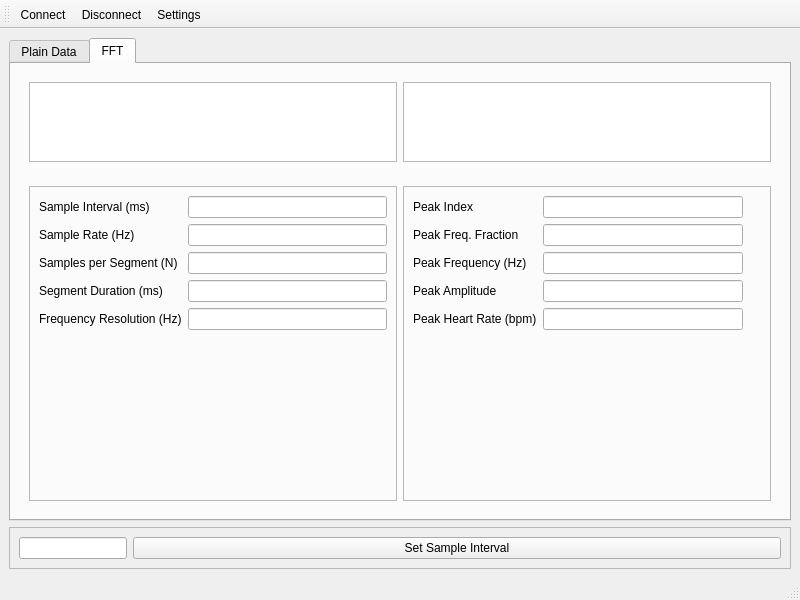
<?xml version="1.0" encoding="UTF-8"?>
<ui version="4.0">
 <class>MainWindow</class>
 <widget class="QMainWindow" name="MainWindow">
  <property name="geometry">
   <rect>
    <x>0</x>
    <y>0</y>
    <width>800</width>
    <height>600</height>
   </rect>
  </property>
  <property name="windowTitle">
   <string>Heart Rate Monitor</string>
  </property>
  <widget class="QWidget" name="mainLayout">
   <layout class="QVBoxLayout" name="verticalLayout">
    <item>
     <widget class="QTabWidget" name="tabWidget">
      <property name="currentIndex">
       <number>1</number>
      </property>
      <widget class="QWidget" name="tab">
       <attribute name="title">
        <string>Plain Data</string>
       </attribute>
       <layout class="QVBoxLayout" name="verticalLayout_2">
        <item>
         <layout class="QHBoxLayout" name="graphLayout"/>
        </item>
        <item>
         <widget class="QFrame" name="frame">
          <property name="frameShape">
           <enum>QFrame::StyledPanel</enum>
          </property>
          <property name="frameShadow">
           <enum>QFrame::Raised</enum>
          </property>
          <layout class="QFormLayout" name="formLayout_2">
           <property name="fieldGrowthPolicy">
            <enum>QFormLayout::AllNonFixedFieldsGrow</enum>
           </property>
           <item row="0" column="0">
            <widget class="QLabel" name="label">
             <property name="text">
              <string>Sensor</string>
             </property>
            </widget>
           </item>
           <item row="0" column="1">
            <widget class="QLineEdit" name="sensorEdit">
             <property name="maximumSize">
              <size>
               <width>200</width>
               <height>16777215</height>
              </size>
             </property>
             <property name="layoutDirection">
              <enum>Qt::LeftToRight</enum>
             </property>
             <property name="autoFillBackground">
              <bool>false</bool>
             </property>
             <property name="alignment">
              <set>Qt::AlignRight|Qt::AlignTrailing|Qt::AlignVCenter</set>
             </property>
             <property name="readOnly">
              <bool>true</bool>
             </property>
            </widget>
           </item>
           <item row="1" column="0">
            <widget class="QLabel" name="label_2">
             <property name="text">
              <string>ID</string>
             </property>
            </widget>
           </item>
           <item row="1" column="1">
            <widget class="QLineEdit" name="idEdit">
             <property name="maximumSize">
              <size>
               <width>200</width>
               <height>16777215</height>
              </size>
             </property>
             <property name="layoutDirection">
              <enum>Qt::LeftToRight</enum>
             </property>
             <property name="autoFillBackground">
              <bool>false</bool>
             </property>
             <property name="alignment">
              <set>Qt::AlignRight|Qt::AlignTrailing|Qt::AlignVCenter</set>
             </property>
             <property name="readOnly">
              <bool>true</bool>
             </property>
            </widget>
           </item>
           <item row="2" column="0">
            <widget class="QLabel" name="label_5">
             <property name="text">
              <string>Resolution</string>
             </property>
            </widget>
           </item>
           <item row="2" column="1">
            <widget class="QLineEdit" name="resolutionEdit">
             <property name="maximumSize">
              <size>
               <width>200</width>
               <height>16777215</height>
              </size>
             </property>
             <property name="layoutDirection">
              <enum>Qt::LeftToRight</enum>
             </property>
             <property name="autoFillBackground">
              <bool>false</bool>
             </property>
             <property name="alignment">
              <set>Qt::AlignRight|Qt::AlignTrailing|Qt::AlignVCenter</set>
             </property>
             <property name="readOnly">
              <bool>true</bool>
             </property>
            </widget>
           </item>
           <item row="3" column="0">
            <widget class="QLabel" name="label_3">
             <property name="text">
              <string>Maximum value</string>
             </property>
            </widget>
           </item>
           <item row="3" column="1">
            <widget class="QLineEdit" name="maxValEdit">
             <property name="maximumSize">
              <size>
               <width>200</width>
               <height>16777215</height>
              </size>
             </property>
             <property name="layoutDirection">
              <enum>Qt::LeftToRight</enum>
             </property>
             <property name="autoFillBackground">
              <bool>false</bool>
             </property>
             <property name="alignment">
              <set>Qt::AlignRight|Qt::AlignTrailing|Qt::AlignVCenter</set>
             </property>
             <property name="readOnly">
              <bool>true</bool>
             </property>
            </widget>
           </item>
           <item row="4" column="0">
            <widget class="QLabel" name="label_4">
             <property name="text">
              <string>Minimum value</string>
             </property>
            </widget>
           </item>
           <item row="4" column="1">
            <widget class="QLineEdit" name="minValEdit">
             <property name="maximumSize">
              <size>
               <width>200</width>
               <height>16777215</height>
              </size>
             </property>
             <property name="layoutDirection">
              <enum>Qt::LeftToRight</enum>
             </property>
             <property name="autoFillBackground">
              <bool>false</bool>
             </property>
             <property name="alignment">
              <set>Qt::AlignRight|Qt::AlignTrailing|Qt::AlignVCenter</set>
             </property>
             <property name="readOnly">
              <bool>true</bool>
             </property>
            </widget>
           </item>
           <item row="5" column="0">
            <widget class="QLabel" name="label_7">
             <property name="text">
              <string>Sample Interval</string>
             </property>
            </widget>
           </item>
           <item row="5" column="1">
            <widget class="QLineEdit" name="sampleIntervalEdit">
             <property name="maximumSize">
              <size>
               <width>200</width>
               <height>16777215</height>
              </size>
             </property>
             <property name="layoutDirection">
              <enum>Qt::LeftToRight</enum>
             </property>
             <property name="autoFillBackground">
              <bool>false</bool>
             </property>
             <property name="alignment">
              <set>Qt::AlignRight|Qt::AlignTrailing|Qt::AlignVCenter</set>
             </property>
             <property name="readOnly">
              <bool>true</bool>
             </property>
            </widget>
           </item>
           <item row="6" column="1">
            <widget class="QPushButton" name="getSettingsBtn">
             <property name="maximumSize">
              <size>
               <width>200</width>
               <height>16777215</height>
              </size>
             </property>
             <property name="text">
              <string>Get Settings</string>
             </property>
            </widget>
           </item>
          </layout>
         </widget>
        </item>
       </layout>
      </widget>
      <widget class="QWidget" name="tab_2">
       <attribute name="title">
        <string>FFT</string>
       </attribute>
       <layout class="QVBoxLayout" name="verticalLayout_3">
        <item>
         <layout class="QHBoxLayout" name="frequencyGraphLayout"/>
        </item>
        <item>
         <widget class="QFrame" name="frame_2">
          <property name="sizePolicy">
           <sizepolicy hsizetype="Preferred" vsizetype="Maximum">
            <horstretch>0</horstretch>
            <verstretch>0</verstretch>
           </sizepolicy>
          </property>
          <property name="frameShape">
           <enum>QFrame::NoFrame</enum>
          </property>
          <property name="frameShadow">
           <enum>QFrame::Raised</enum>
          </property>
          <property name="lineWidth">
           <number>0</number>
          </property>
          <layout class="QHBoxLayout" name="horizontalLayout">
           <item>
            <widget class="QTextEdit" name="timeDataEdit">
             <property name="maximumSize">
              <size>
               <width>16777215</width>
               <height>80</height>
              </size>
             </property>
            </widget>
           </item>
           <item>
            <widget class="QTextEdit" name="frequencyDataEdit">
             <property name="maximumSize">
              <size>
               <width>16777215</width>
               <height>80</height>
              </size>
             </property>
            </widget>
           </item>
          </layout>
         </widget>
        </item>
        <item>
         <widget class="QFrame" name="frame_5">
          <property name="frameShape">
           <enum>QFrame::NoFrame</enum>
          </property>
          <property name="frameShadow">
           <enum>QFrame::Raised</enum>
          </property>
          <property name="lineWidth">
           <number>0</number>
          </property>
          <layout class="QHBoxLayout" name="horizontalLayout_2">
           <item>
            <widget class="QFrame" name="frame_3">
             <property name="frameShape">
              <enum>QFrame::StyledPanel</enum>
             </property>
             <property name="frameShadow">
              <enum>QFrame::Raised</enum>
             </property>
             <layout class="QFormLayout" name="formLayout">
              <property name="fieldGrowthPolicy">
               <enum>QFormLayout::AllNonFixedFieldsGrow</enum>
              </property>
              <item row="0" column="0">
               <widget class="QLabel" name="label_6">
                <property name="text">
                 <string>Sample Interval (ms)</string>
                </property>
               </widget>
              </item>
              <item row="0" column="1">
               <widget class="QLineEdit" name="fftSampleIntervalEdit">
                <property name="maximumSize">
                 <size>
                  <width>200</width>
                  <height>16777215</height>
                 </size>
                </property>
                <property name="readOnly">
                 <bool>true</bool>
                </property>
               </widget>
              </item>
              <item row="1" column="0">
               <widget class="QLabel" name="label_8">
                <property name="text">
                 <string>Sample Rate (Hz)</string>
                </property>
               </widget>
              </item>
              <item row="1" column="1">
               <widget class="QLineEdit" name="fftSampleRateEdit">
                <property name="maximumSize">
                 <size>
                  <width>200</width>
                  <height>16777215</height>
                 </size>
                </property>
                <property name="readOnly">
                 <bool>true</bool>
                </property>
               </widget>
              </item>
              <item row="2" column="0">
               <widget class="QLabel" name="label_9">
                <property name="text">
                 <string>Samples per Segment (N)</string>
                </property>
               </widget>
              </item>
              <item row="2" column="1">
               <widget class="QLineEdit" name="fftSamplesPerSegmentEdit">
                <property name="maximumSize">
                 <size>
                  <width>200</width>
                  <height>16777215</height>
                 </size>
                </property>
                <property name="readOnly">
                 <bool>true</bool>
                </property>
               </widget>
              </item>
              <item row="3" column="0">
               <widget class="QLabel" name="label_10">
                <property name="text">
                 <string>Segment Duration (ms)</string>
                </property>
               </widget>
              </item>
              <item row="3" column="1">
               <widget class="QLineEdit" name="fftSegmentDurationEdit">
                <property name="maximumSize">
                 <size>
                  <width>200</width>
                  <height>16777215</height>
                 </size>
                </property>
                <property name="readOnly">
                 <bool>true</bool>
                </property>
               </widget>
              </item>
              <item row="4" column="0">
               <widget class="QLabel" name="label_16">
                <property name="text">
                 <string>Frequency Resolution (Hz)</string>
                </property>
               </widget>
              </item>
              <item row="4" column="1">
               <widget class="QLineEdit" name="fftFrequencyResolutionEdit">
                <property name="maximumSize">
                 <size>
                  <width>200</width>
                  <height>16777215</height>
                 </size>
                </property>
                <property name="readOnly">
                 <bool>true</bool>
                </property>
               </widget>
              </item>
             </layout>
            </widget>
           </item>
           <item>
            <widget class="QFrame" name="frame_6">
             <property name="frameShape">
              <enum>QFrame::StyledPanel</enum>
             </property>
             <property name="frameShadow">
              <enum>QFrame::Raised</enum>
             </property>
             <layout class="QFormLayout" name="formLayout_4">
              <item row="1" column="0">
               <widget class="QLabel" name="label_11">
                <property name="text">
                 <string>Peak Index</string>
                </property>
               </widget>
              </item>
              <item row="1" column="1">
               <widget class="QLineEdit" name="peakIndexEdit">
                <property name="maximumSize">
                 <size>
                  <width>200</width>
                  <height>16777215</height>
                 </size>
                </property>
                <property name="readOnly">
                 <bool>true</bool>
                </property>
               </widget>
              </item>
              <item row="2" column="0">
               <widget class="QLabel" name="label_12">
                <property name="text">
                 <string>Peak Freq. Fraction</string>
                </property>
               </widget>
              </item>
              <item row="3" column="0">
               <widget class="QLabel" name="label_13">
                <property name="text">
                 <string>Peak Frequency (Hz)</string>
                </property>
               </widget>
              </item>
              <item row="4" column="0">
               <widget class="QLabel" name="label_14">
                <property name="text">
                 <string>Peak Amplitude</string>
                </property>
               </widget>
              </item>
              <item row="2" column="1">
               <widget class="QLineEdit" name="peakFractionEdit">
                <property name="maximumSize">
                 <size>
                  <width>200</width>
                  <height>16777215</height>
                 </size>
                </property>
                <property name="readOnly">
                 <bool>true</bool>
                </property>
               </widget>
              </item>
              <item row="3" column="1">
               <widget class="QLineEdit" name="peakFrequencyEdit">
                <property name="maximumSize">
                 <size>
                  <width>200</width>
                  <height>16777215</height>
                 </size>
                </property>
                <property name="readOnly">
                 <bool>true</bool>
                </property>
               </widget>
              </item>
              <item row="4" column="1">
               <widget class="QLineEdit" name="peakAmplitudeEdit">
                <property name="maximumSize">
                 <size>
                  <width>200</width>
                  <height>16777215</height>
                 </size>
                </property>
                <property name="readOnly">
                 <bool>true</bool>
                </property>
               </widget>
              </item>
              <item row="5" column="1">
               <widget class="QLineEdit" name="peakBpmEdit">
                <property name="maximumSize">
                 <size>
                  <width>200</width>
                  <height>16777215</height>
                 </size>
                </property>
               </widget>
              </item>
              <item row="5" column="0">
               <widget class="QLabel" name="label_15">
                <property name="text">
                 <string>Peak Heart Rate (bpm)</string>
                </property>
               </widget>
              </item>
             </layout>
            </widget>
           </item>
          </layout>
         </widget>
        </item>
       </layout>
      </widget>
     </widget>
    </item>
    <item>
     <widget class="QFrame" name="frame_4">
      <property name="frameShape">
       <enum>QFrame::StyledPanel</enum>
      </property>
      <property name="frameShadow">
       <enum>QFrame::Raised</enum>
      </property>
      <layout class="QFormLayout" name="formLayout_3">
       <item row="0" column="0">
        <widget class="QLineEdit" name="setSampleIntervalEdit">
         <property name="layoutDirection">
          <enum>Qt::LeftToRight</enum>
         </property>
         <property name="autoFillBackground">
          <bool>false</bool>
         </property>
         <property name="frame">
          <bool>true</bool>
         </property>
         <property name="alignment">
          <set>Qt::AlignRight|Qt::AlignTrailing|Qt::AlignVCenter</set>
         </property>
         <property name="readOnly">
          <bool>false</bool>
         </property>
        </widget>
       </item>
       <item row="0" column="1">
        <widget class="QPushButton" name="setSampleIntervalBtn">
         <property name="text">
          <string>Set Sample Interval</string>
         </property>
        </widget>
       </item>
      </layout>
     </widget>
    </item>
   </layout>
  </widget>
  <widget class="QMenuBar" name="menubar">
   <property name="geometry">
    <rect>
     <x>0</x>
     <y>0</y>
     <width>800</width>
     <height>25</height>
    </rect>
   </property>
  </widget>
  <widget class="QStatusBar" name="statusbar"/>
  <widget class="QToolBar" name="toolBar">
   <property name="windowTitle">
    <string>toolBar</string>
   </property>
   <attribute name="toolBarArea">
    <enum>TopToolBarArea</enum>
   </attribute>
   <attribute name="toolBarBreak">
    <bool>false</bool>
   </attribute>
   <addaction name="actionConnect"/>
   <addaction name="actionDisconnect"/>
   <addaction name="actionSettings"/>
  </widget>
  <action name="actionConnect">
   <property name="icon">
    <iconset resource="../res/icons.qrc">
     <normaloff>:/icons/connect.png</normaloff>:/icons/connect.png</iconset>
   </property>
   <property name="text">
    <string>Connect</string>
   </property>
  </action>
  <action name="actionDisconnect">
   <property name="icon">
    <iconset resource="../res/icons.qrc">
     <normaloff>:/icons/disconnect.png</normaloff>:/icons/disconnect.png</iconset>
   </property>
   <property name="text">
    <string>Disconnect</string>
   </property>
  </action>
  <action name="actionSettings">
   <property name="icon">
    <iconset resource="../res/icons.qrc">
     <normaloff>:/icons/settings.png</normaloff>:/icons/settings.png</iconset>
   </property>
   <property name="text">
    <string>Settings</string>
   </property>
  </action>
 </widget>
 <resources>
  <include location="../res/icons.qrc"/>
 </resources>
 <connections/>
</ui>
